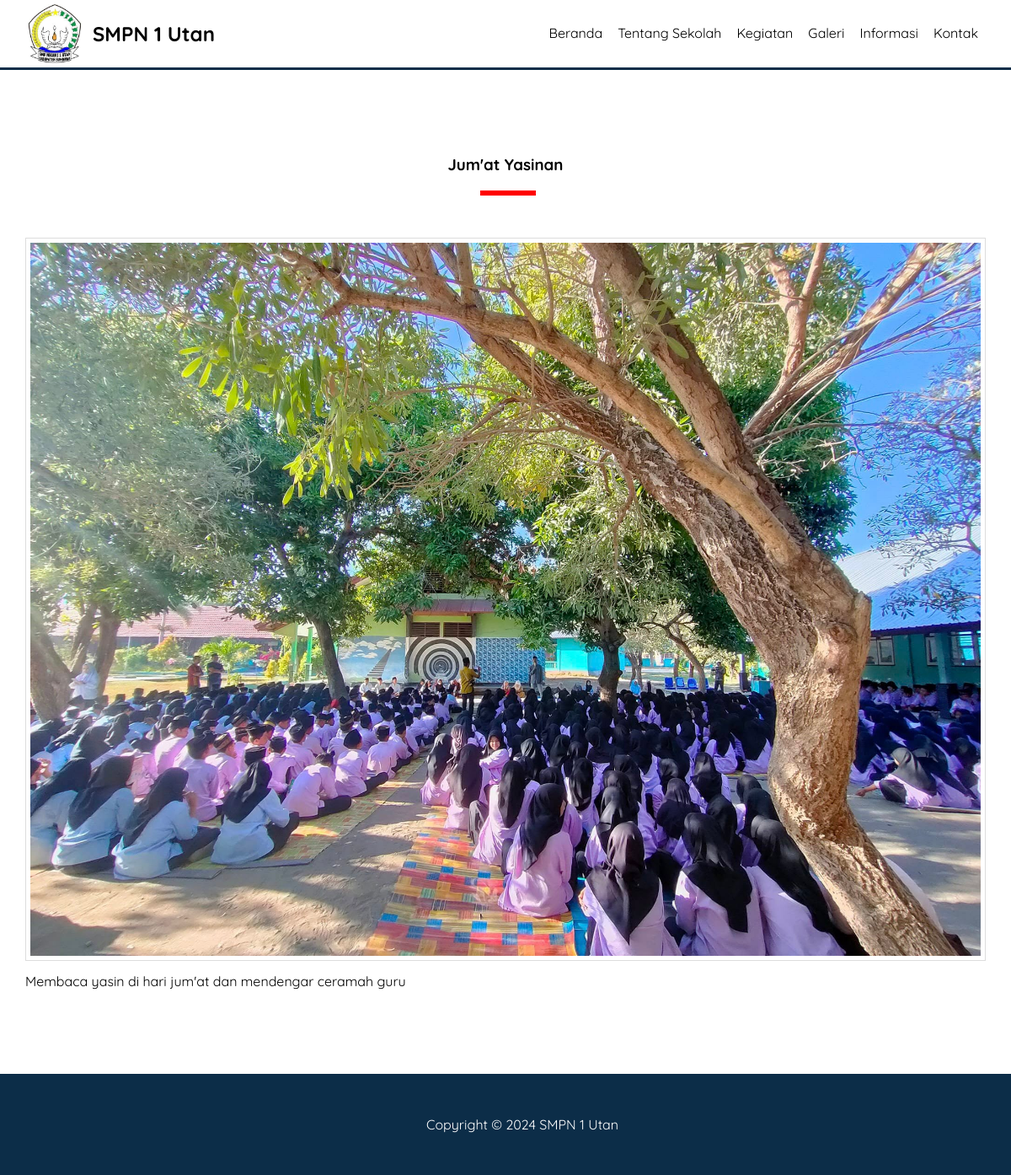
The page /detail-kegiatan.php?id=6 on the database its author committed.
### tables this page shows
CREATE TABLE `pengaturan` (
  `id` int(11) NOT NULL,
  `nama` varchar(50) NOT NULL,
  `email` varchar(50) NOT NULL,
  `telepon` varchar(20) NOT NULL,
  `alamat` text NOT NULL,
  `logo` varchar(50) NOT NULL,
  `favicon` varchar(50) NOT NULL,
  `tentang_sekolah` text NOT NULL,
  `foto_sekolah` varchar(50) NOT NULL,
  `google_maps` text NOT NULL,
  `nama_kepsek` varchar(50) NOT NULL,
  `foto_kepsek` varchar(50) NOT NULL,
  `sambutan_kepsek` text NOT NULL,
  `created_at` timestamp NOT NULL DEFAULT current_timestamp() ON UPDATE current_timestamp(),
  `updated_at` datetime DEFAULT NULL
);

CREATE TABLE `kegiatan` (
  `id` int(11) NOT NULL,
  `nama` varchar(100) NOT NULL,
  `keterangan` text NOT NULL,
  `gambar` text NOT NULL,
  `created_at` timestamp NOT NULL DEFAULT current_timestamp() ON UPDATE current_timestamp(),
  `updated_at` datetime DEFAULT NULL
);

### detail-kegiatan.php (the view, shortened to what this page needs)
<?php include 'header.php'; ?>
<div class="section">
    <div class="container">
        <?php
            $kegiatan = mysqli_query($conn, "SELECT * FROM kegiatan WHERE id = '" . $_GET['id'] . "' ");
            $p        = mysqli_fetch_object($kegiatan);
        ?>
        <h3 class="text-center"><?= $p->nama ?></h3>
        <img src="uploads-kegiatan/<?= $p->gambar ?>" width="100%" class="image">
        <?= $p->keterangan ?>
    </div>
</div>
<?php include 'footer.php'; ?>

### header.php (shortened to what this page needs)
<?php
include 'koneksi.php';
$identitas = mysqli_query($conn, "SELECT * FROM pengaturan ORDER BY id DESC LIMIT 1");
$d = mysqli_fetch_object($identitas);
?>
<!DOCTYPE html>
<html>
<head>
    <link rel="stylesheet" href="css/style.css">
</head>
<body>
    <div class="header">
        <div class="container">
            <div class="header-logo">
                <img src="identitas/<?= $d->logo ?>" width="70px">
                <h2><a href="index.php"><?= $d->nama ?></a></h2>
            </div>
            <ul class="header-menu">
                <li><a href="index.php">Beranda</a></li>
                <li><a href="tentang-sekolah.php">Tentang Sekolah</a></li>
                <li><a href="kegiatan.php">Kegiatan</a></li>
                <li><a href="galeri.php">Galeri</a></li>
                <li><a href="informasi.php">Informasi</a></li>
                <li><a href="kontak.php">Kontak</a></li>
            </ul>
        </div>
    </div>
</body>
</html>

### footer.php (shortened to what this page needs)
<footer>
    <div class="container text-center">
        Copyright &copy; 2024 <?= $d->nama ?>
    </div>
</footer>
</body>
</html>

### css/style.css (style rules this page uses)
* { margin: 0; padding: 0; font-family: "Quicksand", serif; box-sizing: border-box; }
a { text-decoration: none; }
.container { width: 1140px; margin: 0 auto; }
.container::after { content: ''; display: block; clear: both; }
.text-center { text-align: center !important; }
.image { border: 1px solid #ddd; padding: 5px; }
.header { border-bottom: 3px solid #0C2D48; }
.header a { color: black; }
.header-logo { float: left; line-height: 70px; padding: 5px 0; }
.header-logo img { float: left; margin-right: 10px; }
.header-logo h2 { float: right; }
.header-menu { float: right; }
.header-menu li { float: left; list-style: none; padding: 29px 9px; }
.section { padding: 100px 0; }
.section h3 { padding-bottom: 25px; margin-bottom: 50px; position: relative; }
.section h3::after { content: ''; display: block; width: 60px; border: 3px solid red; position: absolute; bottom: 0; left: calc(50% - 30px); }
.section img { margin-bottom: 10px; }
footer { padding: 50px; background-color: #0C2D48; color: #fff; }

### rows shown on the page
pengaturan: logo (picture), nama "SMPN 1 Utan"
kegiatan: nama "Jum'at Yasinan", gambar (picture), keterangan "Membaca yasin di hari jum'at dan mendengar ceramah guru"
